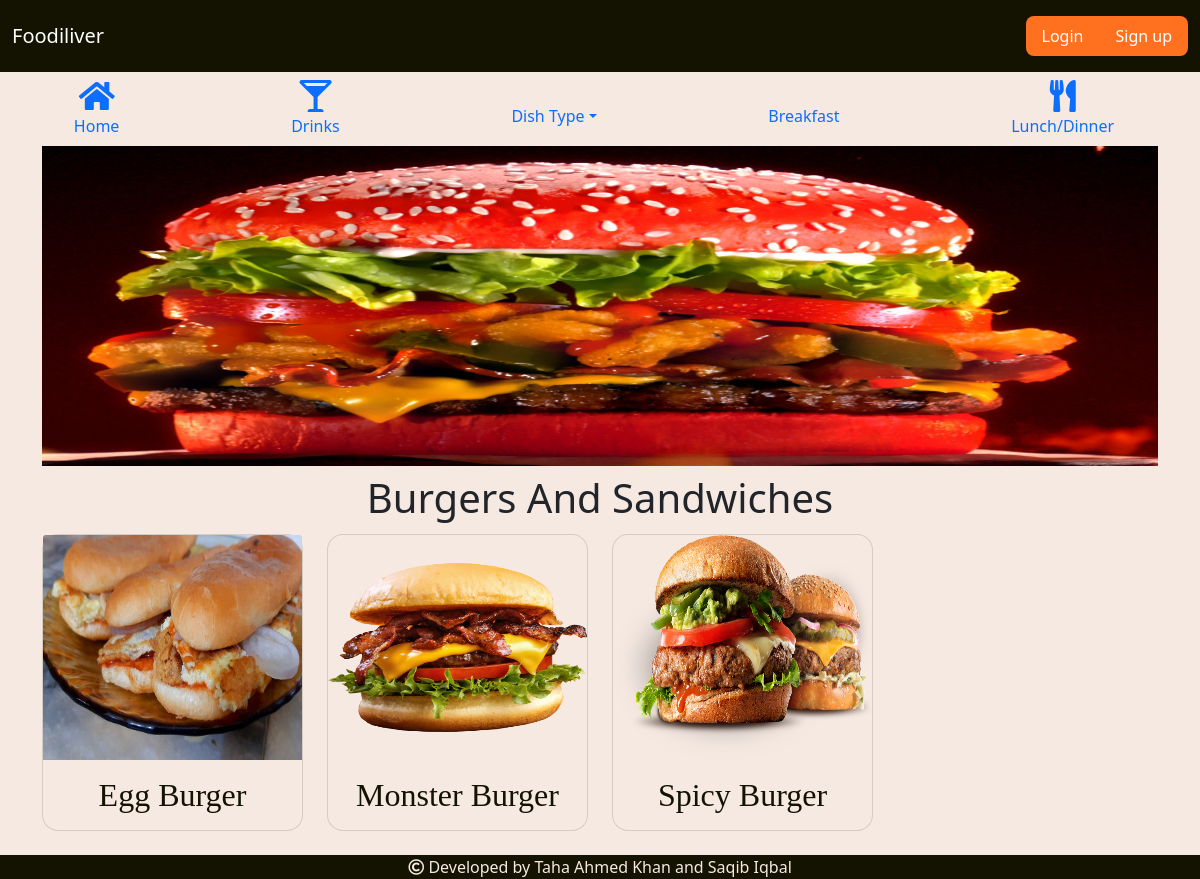
/category/burgers and sandwiches, run on the app's committed database.
### order/models.py (models this page shows, shortened)
class Category(models.Model):
    Name = models.CharField(max_length=25, blank=False)
    photo = models.ImageField(upload_to='category_pics')

class Dish(models.Model):
    Name = models.CharField(max_length=50,blank=False)
    Details = models.CharField(max_length=9999,blank=False,default="")
    Price = models.IntegerField(blank=False,default=0)
    Modified = models.DateTimeField(auto_now=True)
    Tags = models.ManyToManyField(Category, related_name='recipes', blank=True)
    Slug = models.SlugField()

class DishImage(models.Model):
    recipe = models.ForeignKey(Dish, related_name='images',on_delete=models.CASCADE)
    image = models.ImageField(upload_to='recipe_pics')

### order/views.py (the view)
# urls.py: path('category/<str:cat>', views.category, name='category'),
def category(request, cat):
    cats = []
    for eachCat in Category.objects.all():
        cats.append(eachCat.Name.lower())
    if cat.lower() in cats:
        cat_obj = Category.objects.get(Name__contains=cat.lower())
        recipes = cat_obj.recipes.all()
        if cat_obj.Name == 'lunch':
            cat_obj.Name = "Lunch/Dinner"
    else:
        recipes = Dish.objects.none()
        cat_obj = Category.objects.none()
    return render(request, 'order/category.html', {'category': cat_obj, 'recipes': recipes})

### order/templates/order/category.html (shortened to what this page needs)
{% extends 'order/layout.html' %}
{% load static %}
{% block main %}
    <section id="recipes" class="container recipes">
        <img src="{{ category.photo.url }}" alt="" class="img-fluid cat-pic">
    <h1 class="text-center my-2">{{ category.Name|title }}</h1>
    <div class="row">
        {% for eachRecipe in recipes %}
        <div class="col-sm-12 col-md-6 col-lg-3 my-xs-4 my-lg-1">
        <a href="{% url 'view_recipe' eachRecipe.Slug %}">
        <div class="card">
  <img width="300" height="225" src="{{ eachRecipe.images.first.image.url }}" class="card-img-top" alt="...">
  <div class="card-body">
    <h2 class="card-text text-center">{{ eachRecipe.Name|title}}</h2>
  </div>
</div>
        </a>
        </div>
        {% endfor %}
    </div>
    </section>
{% endblock %}

### order/templates/order/layout.html (shortened to what this page needs)
{% load static %}
<!doctype html>
<html lang="en">
<head>
    <link href="https://cdn.jsdelivr.net/npm/bootstrap@5.0.0-beta3/dist/css/bootstrap.min.css" rel="stylesheet"
>
    <link href="https://maxcdn.bootstrapcdn.com/font-awesome/4.2.0/css/font-awesome.min.css" rel="stylesheet"/>
    <link rel="stylesheet" href="https://pro.fontawesome.com/releases/v5.10.0/css/all.css"
/>
    <link rel="stylesheet" href="{% static 'order/css/styles.css' %}">
</head>
<body>
<header class="navbar navbar-expand-lg navbar-dark">
    <div class="container-fluid my-2">
        <a class="navbar-brand h1 mb-0" href="{% url 'index' %}">Foodiliver</a>
        <div class="" id="navbarSupportedContent">
            <div class="d-flex">
                {% if user.is_authenticated %}
                    <div class="d-flex accounts">
                        <a href="{% url 'view_profile' %}" class="nav-link">{{ user.username }}</a>
                        <a href="{% url 'logout' %}" class="nav-link">Logout</a>
                    </div>
                {% else %}
                    <div class="d-flex accounts">
                        <a href="{% url 'login' %}" class="nav-link">Login</a>
                        <a href="{% url 'signup' %}" class="nav-link">Sign up</a>
                    </div>
                {% endif %}
            </div>
        </div>
    </div>
</header>
<nav class="row">
    <ul class="nav nav-pills nav-fill">
        {% with url_name=request.resolver_match.url_name %}
            <li class="nav-item {% if url_name == 'index' %}active{% endif %}">
                <a class="nav-link" href="{% url 'index' %}"><i class="fas fa-home fa-2x"></i><span
                        class="d-none d-md-block">Home</span></a>
            </li>
            {% url 'category' 'drinks' as drinks_url %}
            <li class="nav-item {% if request.path == drinks_url %}active{% endif %}">
                <a class="nav-link" href="{{ drinks_url }}"><i class="fas fa-glass-martini-alt fa-2x"></i><span
                        class="d-none d-md-block">Drinks</span></a>
            </li>
            {% url 'category' 'pizzas' as pizzas_url %}
            {% url 'category' 'cakes' as cakes_url %}
            {% url 'category' 'parathas' as parathas_url %}
            {% url 'category' 'kababs' as kababs_url %}
            {% url 'category' 'burgers and sandwiches' as bandg_url %}
            {% url 'category' 'salads' as salads_url %}
            {% url 'category' 'breads' as breads_url %}
            {% url 'category' 'kids menu' as kids_url %}
            {% url 'category' 'desserts' as desserts_url %}
            <li class="nav-item dropdown">
                <a class="nav-link dropdown-toggle" href="#" data-bs-toggle="dropdown" aria-expanded="true"></br><span class="d-none d-md-inline">Dish Type</span></a>
            </li>
            {% url 'category' 'breakfast' as breakfast_url %}
            <li class="nav-item {% if request.path == breakfast_url %}active{% endif %}">
                <a class="nav-link" href="{{ breakfast_url }}"><span
                        class="d-none d-md-block">Breakfast</span></a>
            </li>
            {% url 'category' 'lunch' as lunch_url %}
            <li class="nav-item {% if request.path == lunch_url %}active{% endif %}">
                <a class="nav-link" href="{{ lunch_url }}"><i class="fas fa-utensils fa-2x"></i><span
                        class="d-none d-md-block">Lunch/Dinner</span></a>
            </li>
        {% endwith %}
    </ul>
</nav>
<main>
    {% block main %}
    {% endblock %}
</main>
<footer>
    <div class="footer">
        <p class="text-center"><i class="far fa-copyright"></i> Developed by Taha Ahmed Khan and Saqib Iqbal</p>
    </div>
</footer>
</body>
</html>

### order/static/order/css/styles.css (style rules this page uses)
body { background-color: #F5E9E2; }
body .card { border-radius: 16px; background-color: #F5E9E2; }
header { background-color: #141301; }
nav a { color: #141301; }
div.accounts { background-color: #FF711F; border-radius: 8px; }
.active > a, .accounts > a { text-decoration: none; color: #FFFFFF; }
main { min-height: 80vh; }
footer { background-color: #141301; color: #F5E9E2; position: relative; bottom: -20px; }
img.cat-pic { height: 20rem; width: 100%; }
.recipes .row a { text-decoration: none; }
.recipes .card h2 { font-family: 'gregular', Serif; color: #141301; }
.recipes .card { height: 100%; }

### data on the page
Category: photo (picture), Name "Burgers And Sandwiches"
Dish: images.first.image (picture), Name "Egg Burger"
Dish: images.first.image (picture), Name "Monster Burger"
Dish: images.first.image (picture), Name "Spicy Burger"
